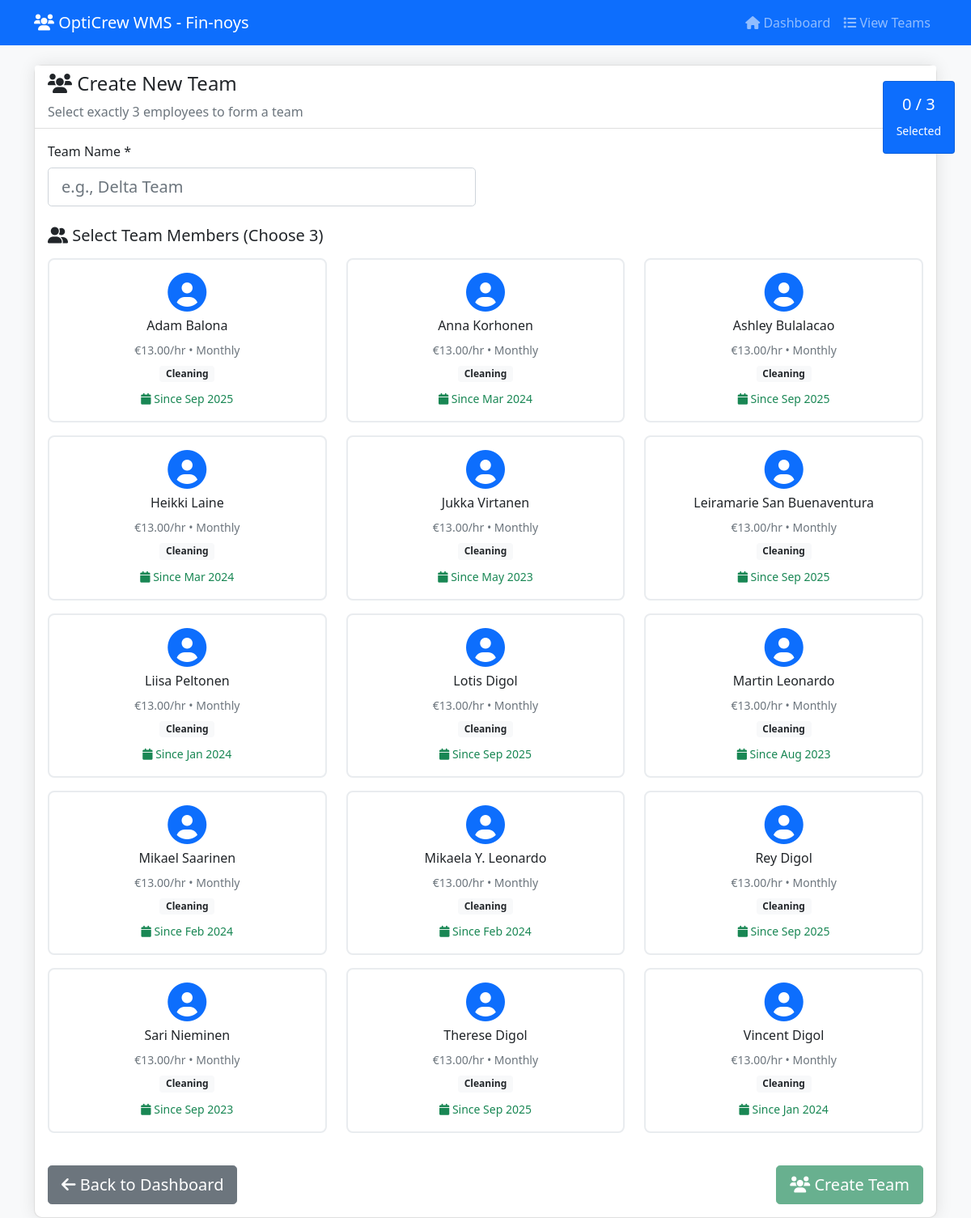
The page /create_team.php on the database its author committed.
### tables this page shows
CREATE TABLE `employees` (
  `id` int(11) NOT NULL,
  `name` varchar(255) NOT NULL,
  `skills` longtext DEFAULT NULL CHECK (json_valid(`skills`)),
  `hourly_rate` decimal(10,2) DEFAULT NULL,
  `pay_period` varchar(50) DEFAULT NULL,
  `max_hours_per_3weeks` int(11) DEFAULT NULL,
  `trial_period_months` int(11) DEFAULT NULL,
  `collective_agreement` varchar(255) DEFAULT NULL,
  `insurance` text DEFAULT NULL,
  `start_date` date DEFAULT NULL,
  `end_date` date DEFAULT NULL,
  `principal_duties` text DEFAULT NULL,
  `created_at` timestamp NOT NULL DEFAULT current_timestamp()
);

### create_team.php (the view, shortened to what this page needs)
<?php
$db = getDB();
$employees = $db->query("SELECT * FROM employees WHERE end_date IS NULL OR end_date > CURRENT_DATE ORDER BY name")->fetchAll(PDO::FETCH_ASSOC);
?>
<!DOCTYPE html>
<html lang="en">
<head>
    <link href="https://cdn.jsdelivr.net/npm/bootstrap@5.1.3/dist/css/bootstrap.min.css" rel="stylesheet">
    <link href="https://cdnjs.cloudflare.com/ajax/libs/font-awesome/6.0.0/css/all.min.css" rel="stylesheet">
</head>
<body>
    <div class="counter">
        <div class="card bg-primary text-white">
            <div class="card-body text-center">
                <h5><span id="selectedCount">0</span> / 3</h5>
                <small>Selected</small>
            </div>
        </div>
    </div>
    <nav class="navbar navbar-expand-lg navbar-dark bg-primary">
        <div class="container">
            <a class="navbar-brand" href="index.php"><i class="fas fa-users"></i> OptiCrew WMS - Fin-noys</a>
            <div class="navbar-nav ms-auto">
                <a class="nav-link" href="index.php"><i class="fas fa-home"></i> Dashboard</a>
                <a class="nav-link" href="list_teams.php"><i class="fas fa-list"></i> View Teams</a>
            </div>
        </div>
    </nav>
    <div class="container mt-4">
        <div class="row">
            <div class="col-12">
                <div class="card form-card">
                    <div class="card-header bg-white">
                        <h4><i class="fas fa-users"></i> Create New Team</h4>
                        <p class="text-muted mb-0">Select exactly 3 employees to form a team</p>
                    </div>
                    <div class="card-body">
                        <form method="POST" id="teamForm">
                            <div class="row mb-4">
                                <div class="col-md-6">
                                    <label for="team_name" class="form-label">Team Name *</label>
                                    <input type="text" class="form-control form-control-lg" id="team_name"
                                           name="team_name" placeholder="e.g., Delta Team" required>
                                </div>
                            </div>
                            <h5 class="mb-3"><i class="fas fa-user-friends"></i> Select Team Members (Choose 3)</h5>
                            <div class="row">
                                <?php foreach ($employees as $employee):
                                    $skills = json_decode($employee['skills'], true);
                                ?>
                                <div class="col-md-4 mb-3">
                                    <div class="employee-card p-3 h-100" onclick="toggleEmployee(<?php echo $employee['id']; ?>)">
                                        <div class="text-center">
                                            <i class="fas fa-user-circle fa-3x text-primary mb-2"></i>
                                            <h6><?php echo htmlspecialchars($employee['name']); ?></h6>
                                            <p class="text-muted mb-1">
                                                <small>€<?php echo $employee['hourly_rate']; ?>/hr • <?php echo ucfirst($employee['pay_period']); ?></small>
                                            </p>
                                            <div class="mb-2">
                                                <?php foreach (array_slice($skills, 0, 3) as $skill): ?>
                                                <span class="badge bg-light text-dark"><?php echo ucfirst(str_replace('_', ' ', $skill)); ?></span>
                                                <?php endforeach; ?>
                                            </div>
                                            <small class="text-success">
                                                <i class="fas fa-calendar"></i> Since <?php echo date('M Y', strtotime($employee['start_date'])); ?>
                                            </small>
                                        </div>
                                    </div>
                                </div>
                                <?php endforeach; ?>
                            </div>
                            <div class="d-flex justify-content-between mt-4">
                                <a href="index.php" class="btn btn-secondary btn-lg">
                                    <i class="fas fa-arrow-left"></i> Back to Dashboard
                                </a>
                                <button type="submit" class="btn btn-success btn-lg" id="createTeamBtn" disabled>
                                    <i class="fas fa-users"></i> Create Team
                                </button>
                            </div>
                        </form>
                    </div>
                </div>
            </div>
        </div>
    </div>
</body>
</html>

### create_team.php (style rules this page uses)
body { background-color: #f8f9fa; }
.form-card { background: white; border-radius: 10px; box-shadow: 0 0 20px rgba(0,0,0,0.1); }
.employee-card { border: 2px solid #e9ecef; border-radius: 8px; cursor: pointer; transition: all 0.3s ease; }
.counter { position: fixed; top: 100px; right: 20px; z-index: 1000; }

### rows shown on the page
employees: name "Adam Balona", hourly_rate "13.00", pay_period "Monthly", skills "Cleaning", start_date "Sep 2025"
employees: name "Anna Korhonen", hourly_rate "13.00", pay_period "Monthly", skills "Cleaning", start_date "Mar 2024"
employees: name "Ashley Bulalacao", hourly_rate "13.00", pay_period "Monthly", skills "Cleaning", start_date "Sep 2025"
employees: name "Heikki Laine", hourly_rate "13.00", pay_period "Monthly", skills "Cleaning", start_date "Mar 2024"
employees: name "Jukka Virtanen", hourly_rate "13.00", pay_period "Monthly", skills "Cleaning", start_date "May 2023"
employees: name "Leiramarie San Buenaventura", hourly_rate "13.00", pay_period "Monthly", skills "Cleaning", start_date "Sep 2025"
employees: name "Liisa Peltonen", hourly_rate "13.00", pay_period "Monthly", skills "Cleaning", start_date "Jan 2024"
employees: name "Lotis Digol", hourly_rate "13.00", pay_period "Monthly", skills "Cleaning", start_date "Sep 2025"
employees: name "Martin Leonardo", hourly_rate "13.00", pay_period "Monthly", skills "Cleaning", start_date "Aug 2023"
employees: name "Mikael Saarinen", hourly_rate "13.00", pay_period "Monthly", skills "Cleaning", start_date "Feb 2024"
employees: name "Mikaela Y. Leonardo", hourly_rate "13.00", pay_period "Monthly", skills "Cleaning", start_date "Feb 2024"
employees: name "Rey Digol", hourly_rate "13.00", pay_period "Monthly", skills "Cleaning", start_date "Sep 2025"
employees: name "Sari Nieminen", hourly_rate "13.00", pay_period "Monthly", skills "Cleaning", start_date "Sep 2023"
employees: name "Therese Digol", hourly_rate "13.00", pay_period "Monthly", skills "Cleaning", start_date "Sep 2025"
employees: name "Vincent Digol", hourly_rate "13.00", pay_period "Monthly", skills "Cleaning", start_date "Jan 2024"
